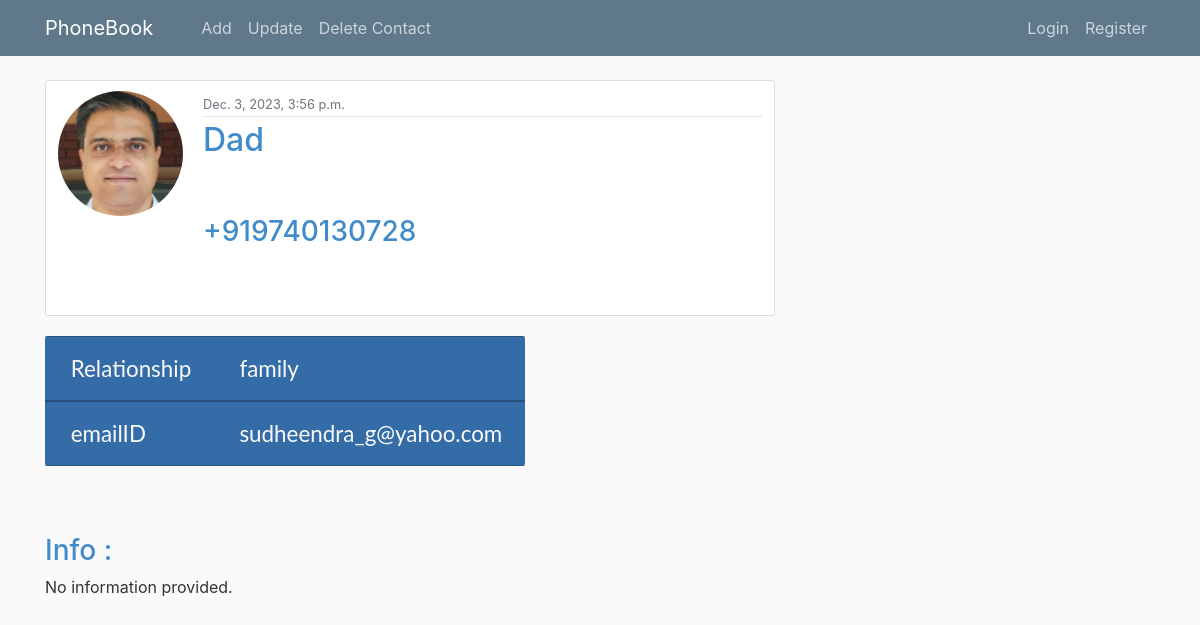
The app's page /contact/1/ with its own data.
### contacts/models.py (models this page shows, shortened)
class Contact(models.Model):
    name = models.CharField(max_length=100)
    number = PhoneNumberField(unique=True)
    class relationship(models.TextChoices):
        family = 'family'
        friend = 'friend'
        colleague = 'colleague'
        partner = 'partner'
        other = 'other'
    relationship_type = models.TextField(choices = relationship.choices, default = relationship.other)
    email = models.EmailField(default = '', blank = True, null = True)
    info = models.TextField(default='',blank=True,null=True)
    date_posted = models.DateTimeField(default=timezone.now)
    author = models.ForeignKey(Usero, on_delete=models.CASCADE)
    image = models.ImageField(default = 'default.jpeg',upload_to='profile_pics')

### contacts/views.py (the view)
# urls.py: path('contact/<int:pk>/', ContactDetailView.as_view(), name = 'contact-detail'),
class ContactDetailView(DetailView):
    model = Contact

### contacts/templates/contacts/contact_detail.html (shortened to what this page needs)
{% extends "contacts/base.html" %}
{% load static %}
{% block content %}
    <article class="media content-section">
        {% if object.image %}
        <img class="rounded-circle account-img" src="{{object.image.url}}">
        {% else %}
        <img class="rounded-circle article-img" src="{% static 'contacts/default.jpeg'%}">
        {% endif %}
        <div class="media-body">
        <div class="article-metadata">
            <small class="text-muted">{{ object.date_posted }}</small>
        </div>
        <h2 class="article-title">{{ object.name }}</h2>
        <br><br>
        <h3 class="article-title">{{ object.number }}</h3>
        <br><br>
        </div>
    </article>
    <table class="flat-table flat-table-1">
        <tbody>
          <tr>
            <td>Relationship</td>
            <td>{{object.relationship_type}}</td>
          </tr>
          <tr>
            <td>emailID</td>
            <td>{{object.email}}</td>
          </tr>
        </tbody>
      </table>
      <br><br>
      <h3> Info : </h3>
      {% if object.info %}
      <p> {{object.info}} </p>
      {% else %}
      <p> No information provided.</p>
      {% endif %}
{% endblock content %}

### contacts/static/contacts/main.css (style rules this page uses)
body { background: #fafafa; color: #333333; margin-top: 5rem; }
h1, h2,h3, h5, h6 { color: #428bca; }
.content-section { background: #ffffff; padding: 10px 12px; border: 1px solid #dddddd; border-radius: 3px; margin-bottom: 20px; }
.article-title { color: #428bca; }
.article-metadata { padding-bottom: 1px; margin-bottom: 4px; border-bottom: 1px solid #e3e3e3 }
.account-img { height: 125px; width: 125px; margin-right: 20px; margin-bottom: 16px; }
.flat-table { margin-bottom: 20px; border-collapse:collapse; font-family: 'Lato', Calibri, Arial, sans-serif; border: none; border-radius: 3px; -webkit-border-radius: 3px; -moz-border-radius: 3px; }
.flat-table th, .flat-table td { box-shadow: inset 0 -1px rgba(0,0,0,0.25), inset 0 1px rgba(0,0,0,0.25); }
.flat-table td { color: #f7f7f7; padding: 0.7em 1em 0.7em 1.15em; text-shadow: 0 0 1px rgba(255,255,255,0.1); font-size: 1.4em; }
.flat-table tr { -webkit-transition: background 0.3s, box-shadow 0.3s; -moz-transition: background 0.3s, box-shadow 0.3s; transition: background 0.3s, box-shadow 0.3s; }
.flat-table-1 { background: #336ca6; }

### records on screen
Contact: image (picture), date_posted "Dec. 3, 2023, 3:56 p.m.", name "Dad", number "+919740130728", relationship_type "family", email "sudheendra_g@yahoo.com"
